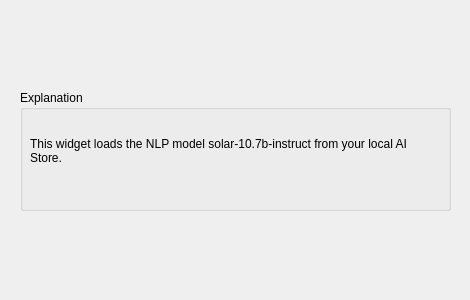
<?xml version="1.0" encoding="UTF-8"?>
<ui version="4.0">
 <class>Form</class>
 <widget class="QWidget" name="Form">
  <property name="geometry">
   <rect>
    <x>0</x>
    <y>0</y>
    <width>470</width>
    <height>300</height>
   </rect>
  </property>
  <property name="windowTitle">
   <string>Form</string>
  </property>
  <widget class="QGroupBox" name="groupBox">
   <property name="geometry">
    <rect>
     <x>20</x>
     <y>90</y>
     <width>431</width>
     <height>121</height>
    </rect>
   </property>
   <property name="title">
    <string>Explanation</string>
   </property>
   <widget class="QLabel" name="Description">
    <property name="geometry">
     <rect>
      <x>10</x>
      <y>35</y>
      <width>411</width>
      <height>51</height>
     </rect>
    </property>
    <property name="text">
     <string>This widget loads the NLP model solar-10.7b-instruct from your local AI Store.</string>
    </property>
    <property name="textFormat">
     <enum>Qt::AutoText</enum>
    </property>
    <property name="alignment">
     <set>Qt::AlignLeading|Qt::AlignLeft|Qt::AlignVCenter</set>
    </property>
    <property name="wordWrap">
     <bool>true</bool>
    </property>
   </widget>
  </widget>
 </widget>
 <resources/>
 <connections/>
</ui>
